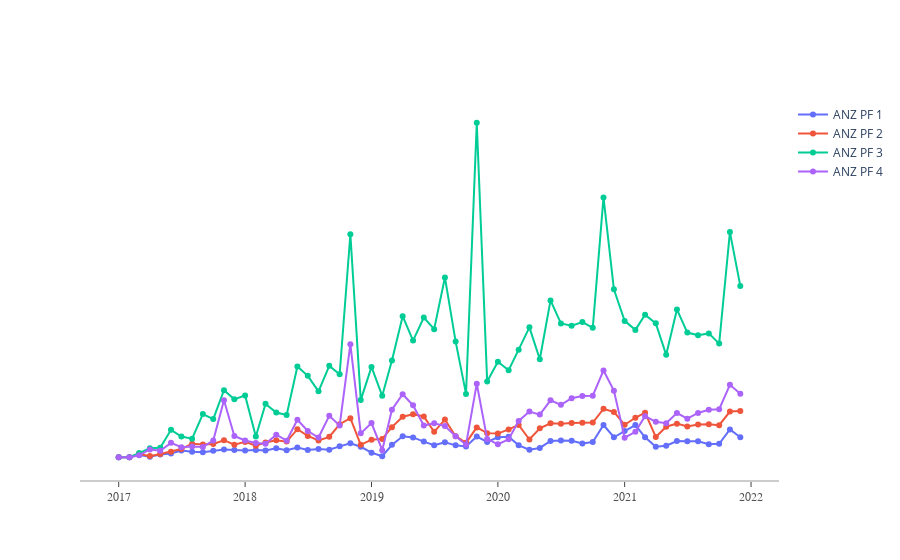

Write notebook code for a chart like this one.
### Code cell
# Create traces
fig = go.Figure()

for i in range(4,8):
    y0 = Off_take_Forecast.loc[i,:][1:].to_numpy().astype(np.int)
    fig.add_trace(go.Scatter(x=x0, y=y0,
                    mode='lines+markers', name=Off_take_Forecast['in tin'][i]))

fig.update_layout(
    xaxis=dict(
        showline=True,
        showgrid=False,
        showticklabels=True,
        linecolor='rgb(204, 204, 204)',
        linewidth=2,
        ticks='outside',
        tickfont=dict(
            family='Arial',
            size=12,
            color='rgb(82, 82, 82)',
        ),
    ),
    yaxis=dict(
        showgrid=False,
        zeroline=False,
        showline=False,
        showticklabels=False,
    ),
    plot_bgcolor='white'
)
fig.show()
